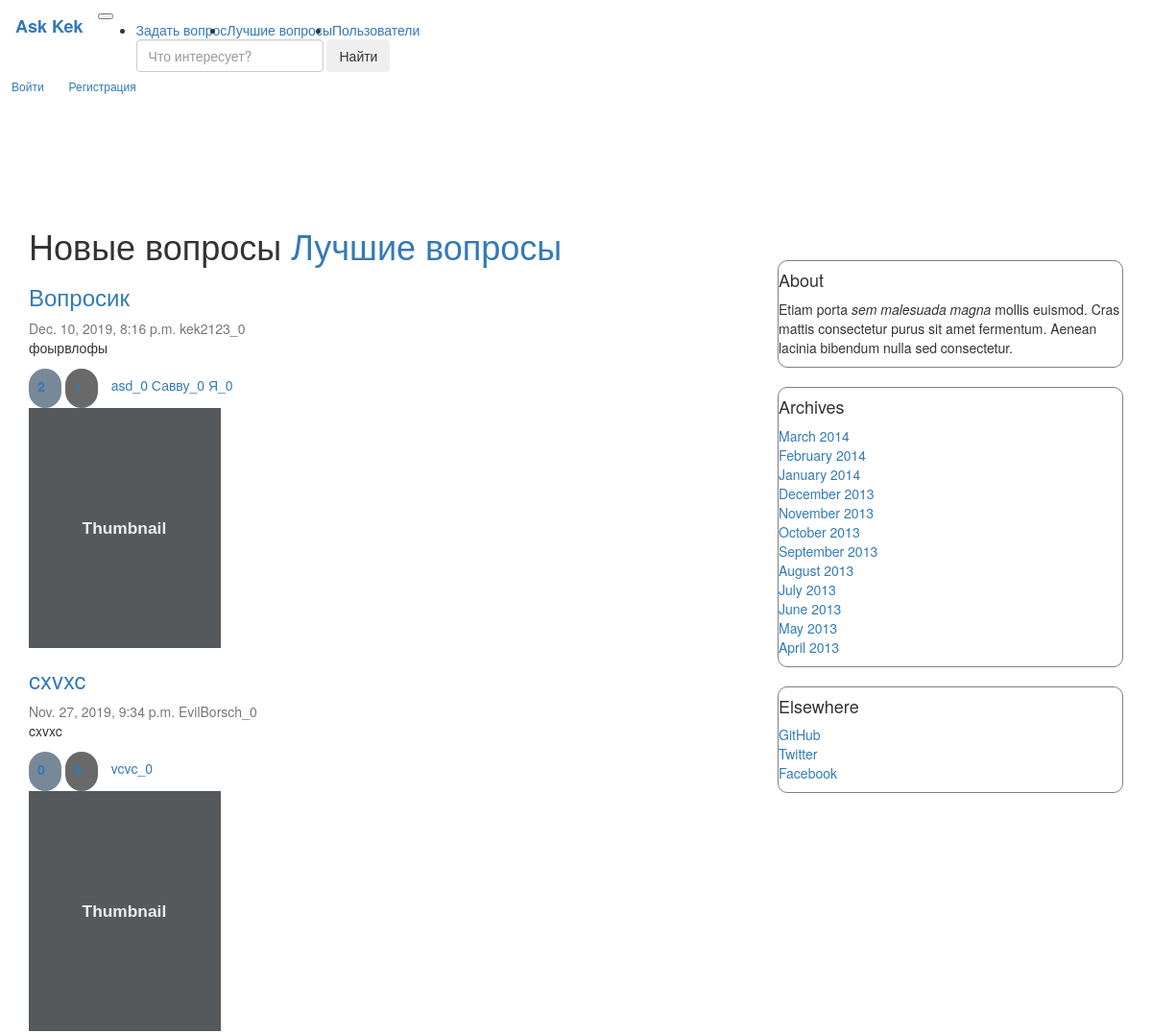
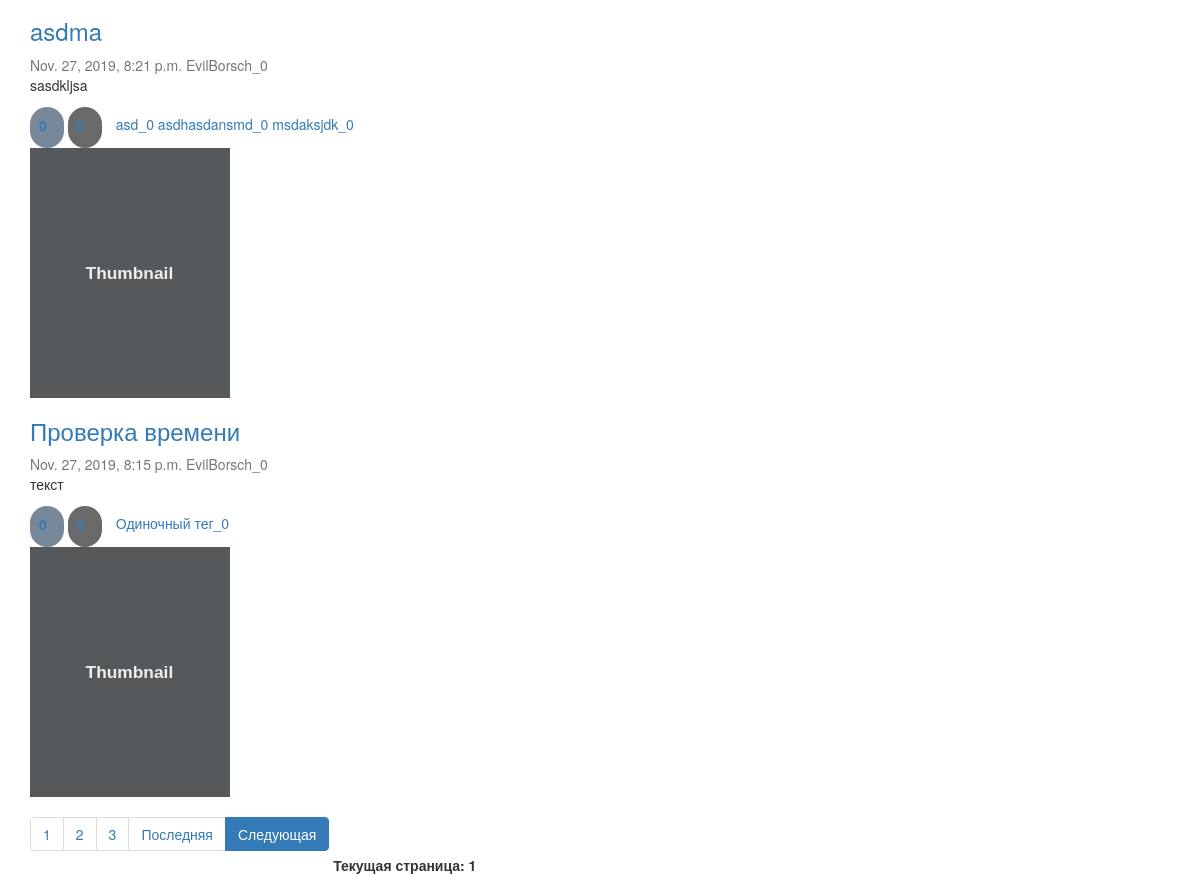
The page /question/ on the database as committed earlier (2 pictures, top to bottom).
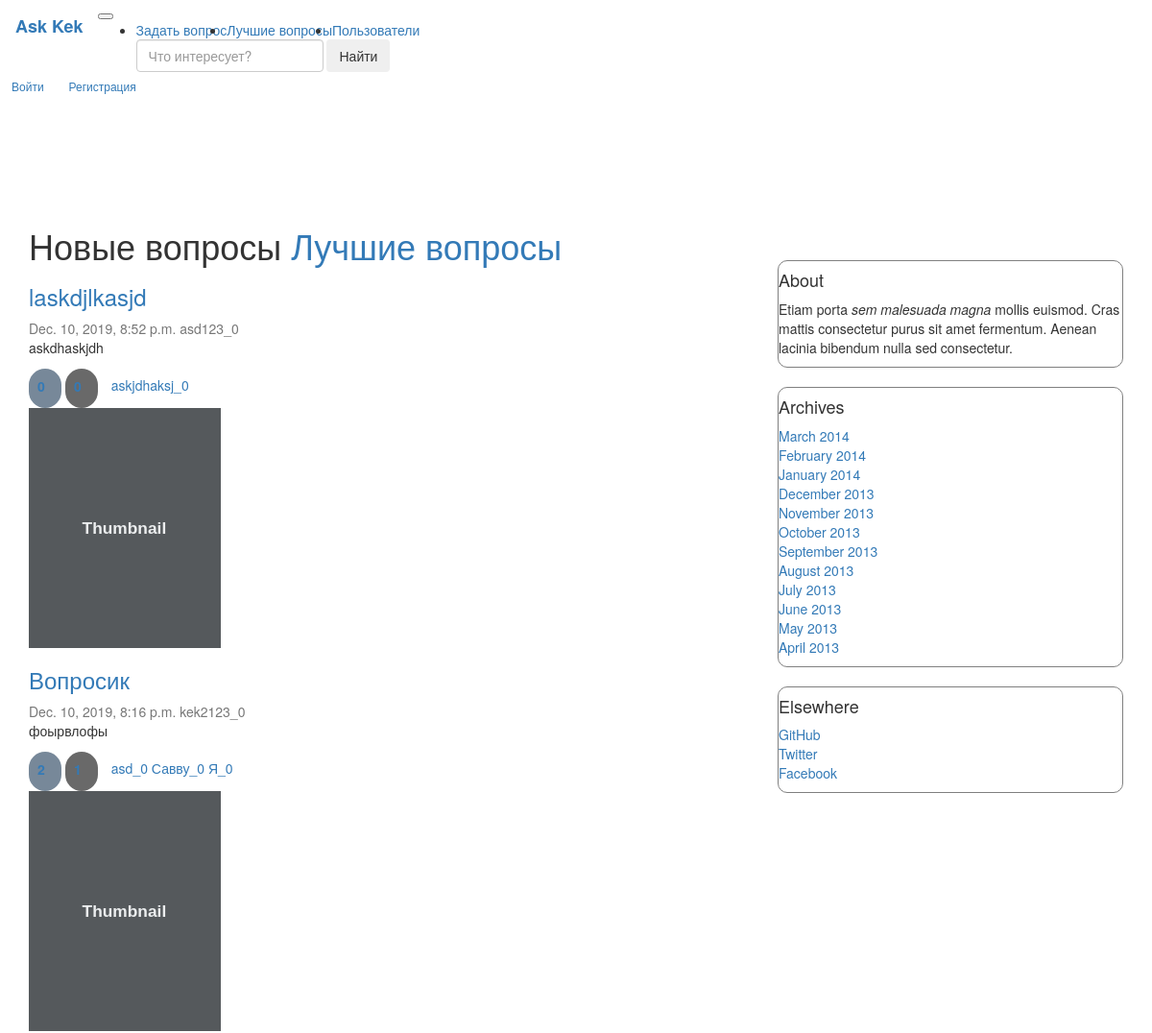
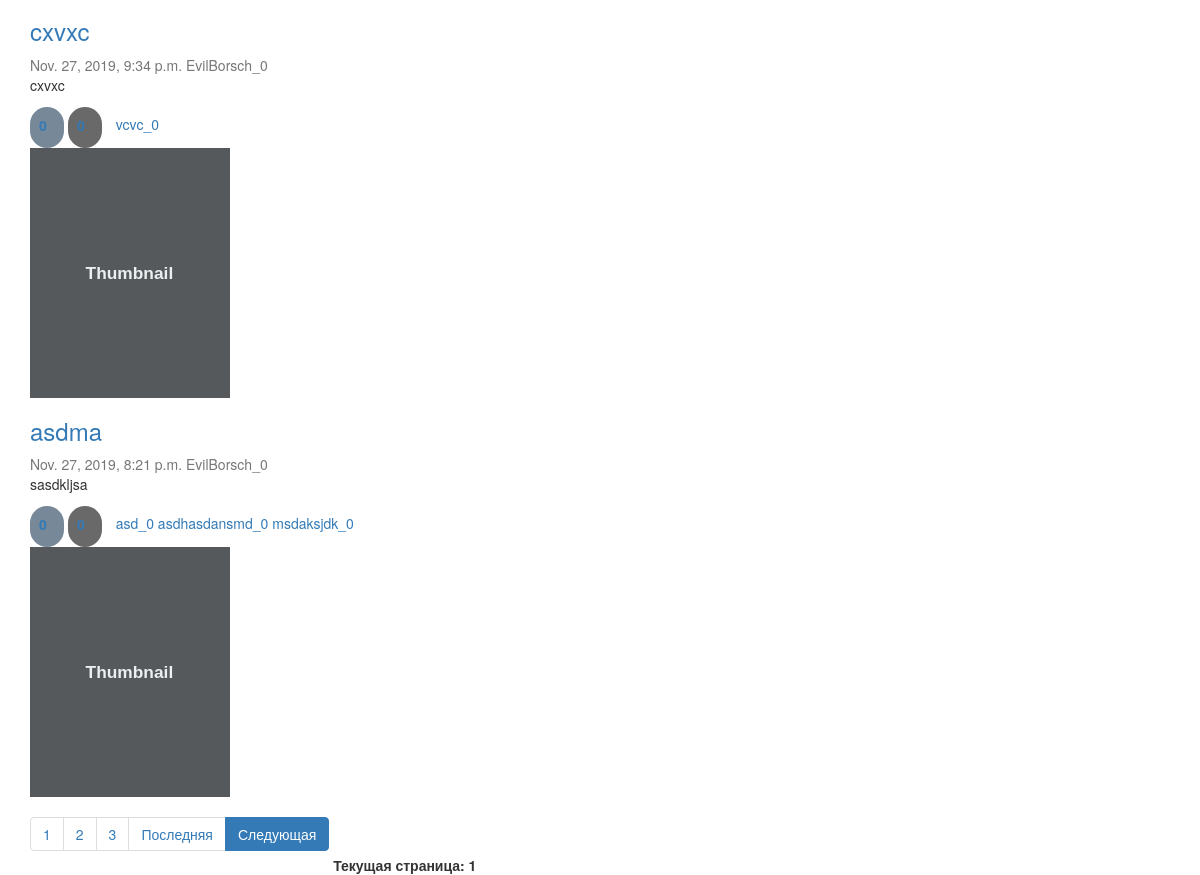
The same page on the database as committed later (2 pictures, top to bottom).
### question/models.py (models this page shows, shortened)
class Article(models.Model):
    title = models.CharField(max_length=255, verbose_name='Заголовок')
    text = models.TextField(verbose_name='Текст')
    date_published = models.DateTimeField(verbose_name='Дата публикации', default=datetime.now(tz=timezone.utc),
                                          db_index=True)
    is_published = models.BooleanField(verbose_name='Опубликовано', default=True, blank=True)
    author = models.ForeignKey(
        Author,
        on_delete=models.CASCADE,
    )
    like = models.ManyToManyField(Like, related_name="Like", blank=True)
    dislike = models.ManyToManyField(Dislike, blank=True)
    tags = models.ManyToManyField(Tags, blank=True)
    objects = ArticleManager()  # model manager
    class Meta:
        verbose_name = 'Статья'
        verbose_name_plural = 'Статьи'
        index_together = [('title', 'text')]
        unique_together = [('title', 'text')]

class Author(models.Model):
    name = models.CharField(max_length=255, verbose_name='Имя', unique=True)
    rating = models.IntegerField(default=0, verbose_name='Рейтинг')
    def __str__(self):
        return '{}_{}'.format(self.name, self.rating)
    class Meta:
        verbose_name = 'Автор'
        verbose_name_plural = 'Авторы'

class Tags(models.Model):
    name = models.CharField(max_length=255, verbose_name="Тег", default="TechnoPark", db_index=True)
    count = models.IntegerField(verbose_name="Число упоминаний", default=0)
    def __str__(self):
        return '{}_{}'.format(self.name, self.count)

### question/views.py (the view)
# urls.py: path('question/', views.index_html, name="test"),
def index_html(request):
    articles = models.Article.objects.new_published()
    paginated_data = paginate(articles, request)
    rendered_data = {"questions": paginated_data}
    return render(request, "./question/index.html", rendered_data)

### question/models.py (called while the page is built)
    def new_published(self):
        return self.filter(
            is_published=True,
            date_published__lt=datetime.now(tz=timezone.utc),
        ).order_by("-date_published")

### question/views.py (called while the page is built)
def paginate(objects_list, request):
    paginator = Paginator(list(objects_list), 4)
    page = request.GET.get('page')
    try:
        contacts = paginator.get_page(page)
    except PageNotAnInteger:
        contacts = paginator.page(1)
    except EmptyPage:
        contacts = paginator.page(paginator.num_pages)
    return contacts

### question/templates/question/index.html (shortened to what this page needs)
{% extends "question/base.html" %}
{% load static %}
{% block content %}
    {% block title %}
        <h1> Новые вопросы <a href="{% url "hot_questions_url" %}"> Лучшие вопросы</a></h1>
    {% endblock %}
    {% for q in questions %}
        <div class="question">
            <div class="card flex-md-row mb-4 box-shadow h-md-250">
                <div class="card-body d-flex flex-column align-items-start">
                    {% block link_to_ans %}
                        <h3 class="mb-0">
                            <a href="{% url 'one_question_url' q.pk %}" class="href">{{ q.title }}</a>
                        </h3>
                    {% endblock %}
                    <div class="mb-1 text-muted">{{ q.date_published }} {{ q.author }}</div>
                    <p class="card-text mb-auto">{{ q.text }}</p>
                    <div class="fluid-container">
                        <a class="like" data-qid="{{ q.pk }}"
                           data-vote="inc">
                            <label>
                                <input class="qty1" name="qty1" readonly="readonly" type="text"
                                       value="{{ q.like.all.count }}"/>
                            </label>
                        </a>
                        <a class="dislike" data-qid="{{ q.pk }}"
                           data-vote="inc">
                            <label>
                                <input class="qty2" name="qty2" readonly="readonly" type="text"
                                       value="{{ q.dislike.all.count }}"/>
                            </label>
                        </a>
                        {% for tag in q.tags.all %}
                            <a href="{% url 'question_by_tag_url' tag.name %}">{{ tag }}</a>
                        {% endfor %}
                    </div>
                </div>
                <img class="card-img-right flex-auto d-none d-md-block" data-src="holder.js/200x250?theme=thumb"
                     alt="Thumbnail [200x250]" style="width: 200px; height: 250px;"
                     data-holder-rendered="true">
            </div>
        </div>
    {% endfor %}
    <nav aria-label="...">
        <ul class="pagination">
            <li class="page-item" aria-current="page">
                <a class="page-link" href="?page=1">1</a>
            </li>
            {% if questions.paginator.num_pages >= 2 %}
                <li class="page-item">
                    <a class="page-link" href="?page=2">2 <span class="sr-only">(current)</span></a>
                </li>
            {% endif %}
            {% if questions.paginator.num_pages >= 3 %}
                <li class="page-item">
                    <a class="page-link" href="?page=3">3 <span class="sr-only">(current)</span></a>
                </li>
            {% endif %}
            <li class="page-item"><a class="page-link"
                                     href="?page={{ questions.paginator.num_pages }}">Последняя</a></li>
            {% if questions.has_next %}
                <li class="page-item active">
                    <a class="page-link" href="?page={{ questions.next_page_number }}">Следующая</a>
                </li>
            {% endif %}
        </ul>
        <b>Текущая страница: {{ questions.number }}</b>
    </nav>
    {% block  pre_paginator %}
        <link rel="stylesheet" href="{% static "question/index/my.css" %}">
    {% endblock %}
{% endblock %}

Rows that differ between the two databases and show on the page:
no longer on this page (row unchanged): Article: title "Проверка времени", date_published "Nov. 27, 2019, 8:15 p.m.", author "EvilBorsch_0", text "текст", qty1 "0", qty2 "0"
no longer on this page (row unchanged): Tags: name+count "Одиночный тег_0", shown under "Проверка времени"
added Article: title "laskdjlkasjd", date_published "Dec. 10, 2019, 8:52 p.m.", author "asd123_0", text "askdhaskjdh", qty1 "0", qty2 "0"
added Tags: name+count "askjdhaksj_0", shown under "laskdjlkasjd"
